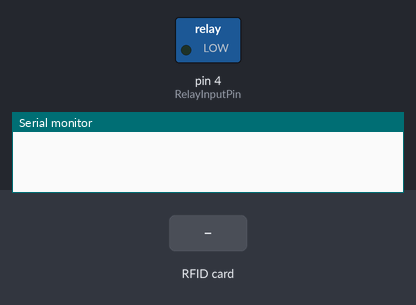
This sketch was run on a simulated Arduino Uno, built with avr-gcc and run on an emulated ATmega328P. Shown: switched loads named in the sketch (green lamp = pin HIGH), the last lines printed to the serial monitor. The test bench sets the inputs (shaded band). Pins used as bus, display or sensor lines are not drawn.

Above: at 1.2 s.
1.3 s: RFID card CC 40 CC 73 held to the reader
At 2.1 s:
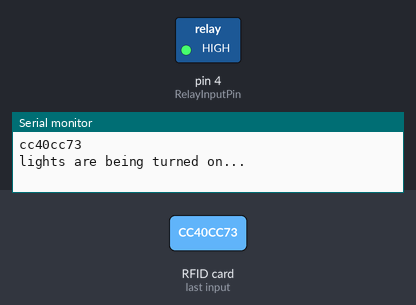
2.8 s: RFID card 5E 7A 19 C4 held to the reader
Timing chart, 0 to 5.8 s (numbered marks = the images above; inputs shaded):
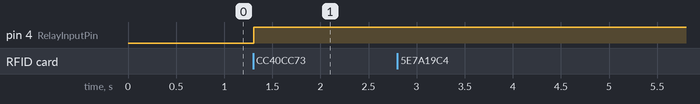

The sketch:

MFRC522_light_switch.ino
```cpp
/*
Typical pin layout used:
 * -----------------------------------------------------------------------------------------
 *             MFRC522      Arduino       Arduino   Arduino    Arduino          Arduino
 *             Reader/PCD   Uno/101       Mega      Nano v3    Leonardo/Micro   Pro Micro
 * Signal      Pin          Pin           Pin       Pin        Pin              Pin
 * -----------------------------------------------------------------------------------------
 * RST/Reset   RST          9             5         D9         RESET/ICSP-5     RST
 * SPI SS      SDA(SS)      10            53        D10        10               10
 * SPI MOSI    MOSI         11 / ICSP-4   51        D11        ICSP-4           16
 * SPI MISO    MISO         12 / ICSP-1   50        D12        ICSP-1           14
 * SPI SCK     SCK          13 / ICSP-3   52        D13        ICSP-3           15
 *

*/


#include <SPI.h>
#include <MFRC522.h>
#define RelayInputPin 4
#define SS_PIN 10
#define RST_PIN 9


MFRC522 mfrc522 ( SS_PIN, RST_PIN ) ;
String readid;
String card1="cc40cc73";                //Change this value to the UID of your card.


void setup( )
{

 pinMode(RelayInputPin,OUTPUT);
 Serial.begin(9600);
 SPI.begin();
 mfrc522.PCD_Init();
 digitalWrite(RelayInputPin,LOW); //initially lights are off
}

String temp(byte *buffer, byte bufferSize)//function to store card uid as a string datatype.
{
  readid="";
  for(byte i = 0;i<bufferSize; i++)
  {
    readid=readid+String(buffer[i], HEX);
  }
	return readid;
}
void loop( )
{
	unsigned long t1;
  unsigned long t2;
  unsigned long pulse_width;


 if(!mfrc522.PICC_IsNewCardPresent())
 {
  return;
 }
 if(!mfrc522.PICC_ReadCardSerial())
 {
  return;
 }
 //mfrc522.PICC_DumpToSerial(&(mfrc522.uid));  // Display card details in serial Monitor.

 String ruid = temp(mfrc522.uid.uidByte, mfrc522.uid.size);
	Serial.println(ruid);
	static bool status = false;
 if(ruid==card1)
	 {
		if (!status){
			Serial.println("lights are being turned on...");
          digitalWrite(RelayInputPin,HIGH);
			status = true;
			delay(1000);
		}
		else
		{
			Serial.println("lights are being turned off as no one is around...");
          digitalWrite(RelayInputPin,LOW);
			status = false;
			delay(1000);
		}


 }
	/*
 else if (ruid != card1)
 {
  Serial.println("lights are being turned off as no one is around...");
  digitalWrite(RelayInputPin,LOW);
 }
	 */

	else
	{
		return;
	}
}
```

Measured:
- after the input at 1.3 s, pin 4 (RelayInputPin): LOW → HIGH at once
